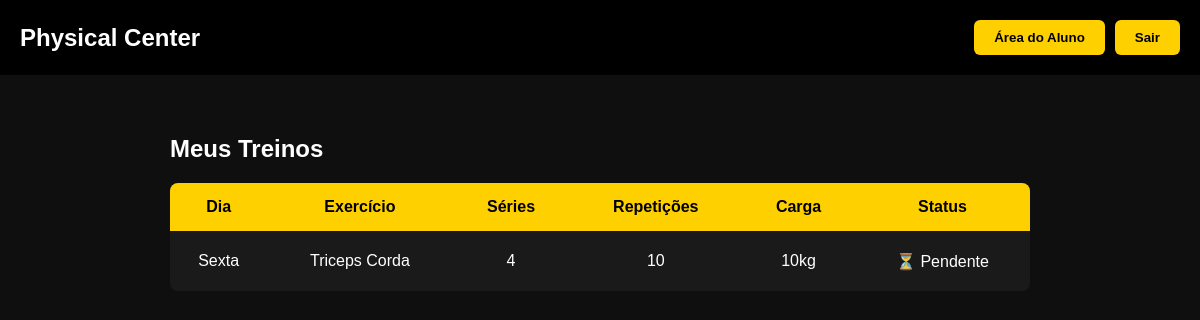
Page /treinos.php (signed in) on the earlier database version.
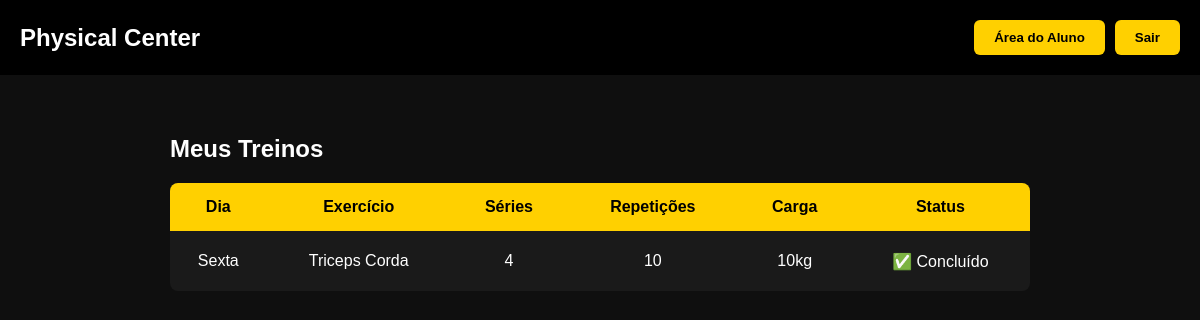
Same page on the later database version.
### tables this page shows
CREATE TABLE treinos (
            id INTEGER PRIMARY KEY AUTOINCREMENT,
            usuario_id INTEGER,
            dia TEXT,
            exercicio TEXT,
            series TEXT,
            repeticoes TEXT,
            carga TEXT,
            status TEXT DEFAULT 'pendente',

            FOREIGN KEY (usuario_id) REFERENCES usuarios(id)
        );

### treinos.php (the view, shortened to what this page needs)
<?php
require "database.php";
$id = $_SESSION['usuario'];
$sql = $db->prepare("
    SELECT *
    FROM treinos
    WHERE usuario_id = ?
    ORDER BY id DESC
");
$sql->execute([$id]);
$treinos = $sql->fetchAll();
?>
<!DOCTYPE html>
<html lang="pt-BR">
<head>
    <link rel="stylesheet" href="style.css">
</head>
<body>
<header>
    <div class="header-container">
        <h1 class="logo">Physical Center</h1>
        <div class="header-buttons">
            <a href="area_aluno.php">
                <button type="button">Área do Aluno</button>
            </a>
            <a href="logout.php">
                <button type="button">Sair</button>
            </a>
        </div>
    </div>
</header>
<div class="treinos-container">
    <h2>Meus Treinos</h2>
    <?php if (count($treinos) === 0): ?>
        <p>Nenhum treino disponível ainda.</p>
    <?php else: ?>
    <table>
        <tr>
            <th>Dia</th>
            <th>Exercício</th>
            <th>Séries</th>
            <th>Repetições</th>
            <th>Carga</th>
            <th>Status</th>
        </tr>
        <?php foreach ($treinos as $treino): ?>
            <tr>
                <td><?= htmlspecialchars($treino['dia']) ?></td>
                <td><?= htmlspecialchars($treino['exercicio']) ?></td>
                <td><?= htmlspecialchars($treino['series']) ?></td>
                <td><?= htmlspecialchars($treino['repeticoes']) ?></td>
                <td><?= htmlspecialchars($treino['carga']) ?></td>
                <td>
                    <?= $treino['status'] === 'concluido'
                        ? '✅ Concluído'
                        : '⏳ Pendente' ?>
                </td>
            </tr>
        <?php endforeach; ?>
    </table>
    <?php endif; ?>
</div>
</body>
</html>

Differences in the rows shown:
changed treinos "Sexta": status "⏳ Pendente" → "✅ Concluído"
